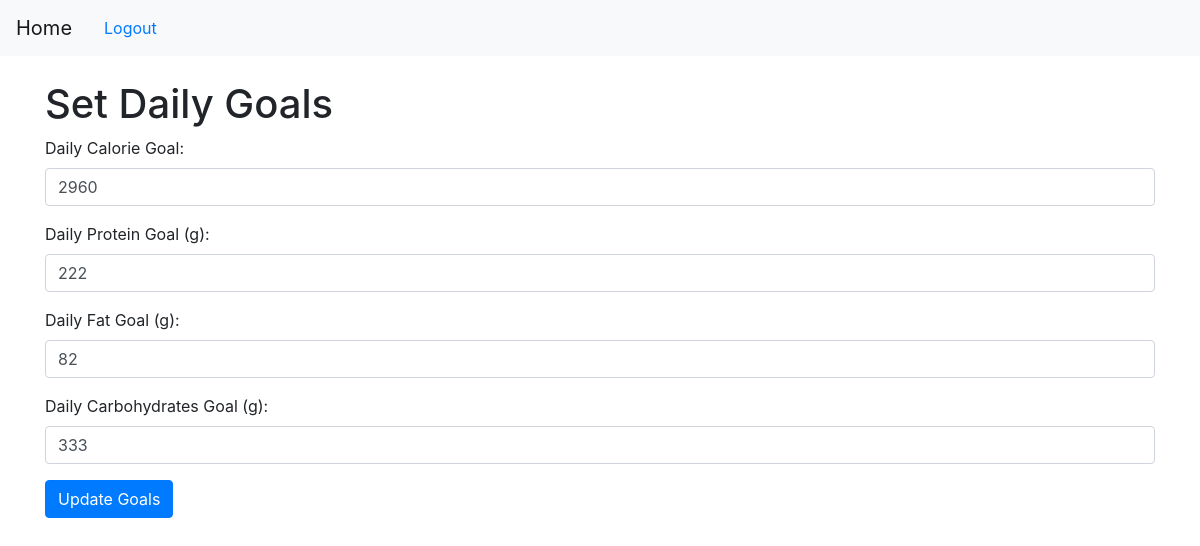
Screenshot of /set_goals (signed in) with the database file from the repository.
### app/models.py (models this page shows, shortened)
class User(UserMixin, db.Model):
    id = db.Column(db.Integer, primary_key=True)
    username = db.Column(db.String(150), unique=True, nullable=False)
    email = db.Column(db.String(150), unique=True, nullable=False)
    password_hash = db.Column(db.String(128), nullable=False)
    daily_calorie_goal = db.Column(db.Integer, nullable=False, default=2000)
    daily_protein_goal = db.Column(db.Integer, nullable=False, default=150)  # grams
    daily_fat_goal = db.Column(db.Integer, nullable=False, default=70)       # grams
    daily_carbs_goal = db.Column(db.Integer, nullable=False, default=250)
    food_entries = db.relationship('FoodEntry', backref='user', lazy=True)

### app/routes.py (the view, shortened to what this page needs)
@app.route('/set_goals', methods=['GET', 'POST'])
@login_required
def set_goals():
    return render_template('set_goals.html')

### app/__init__.py (called while the page is built)
@login_manager.user_loader
def load_user(user_id):
    return models.User.query.get(int(user_id))

### app/templates/set_goals.html (shortened to what this page needs)
{% extends "base.html" %}
{% block content %}
<h1>Set Daily Goals</h1>
<form method="POST" action="{{ url_for('set_goals') }}">
    <div class="form-group">
        <label for="calorie_goal">Daily Calorie Goal:</label>
        <input type="number" id="calorie_goal" name="calorie_goal" class="form-control" value="{{ current_user.daily_calorie_goal }}" required>
    </div>
    <div class="form-group">
        <label for="protein_goal">Daily Protein Goal (g):</label>
        <input type="number" id="protein_goal" name="protein_goal" class="form-control" value="{{ current_user.daily_protein_goal }}" required>
    </div>
    <div class="form-group">
        <label for="fat_goal">Daily Fat Goal (g):</label>
        <input type="number" id="fat_goal" name="fat_goal" class="form-control" value="{{ current_user.daily_fat_goal }}" required>
    </div>
    <div class="form-group">
        <label for="carbs_goal">Daily Carbohydrates Goal (g):</label>
        <input type="number" id="carbs_goal" name="carbs_goal" class="form-control" value="{{ current_user.daily_carbs_goal }}" required>
    </div>
    <div class="form-group">
        <input type="submit" value="Update Goals" class="btn btn-primary">
    </div>
</form>
{% endblock %}

### app/static/css/styles.css (style rules this page uses)
body { font-family: Arial, sans-serif; }
h1, h2 { color: #333; }

### rows the page displays
User: calorie_goal "2960", protein_goal "222", fat_goal "82", carbs_goal "333"
